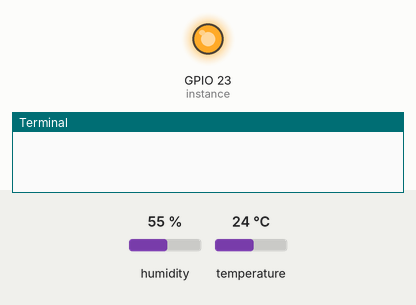
Recording of a program running on a simulated Raspberry Pi (BCM pin numbers). On the bench: output pins drawn as LEDs (lit = HIGH), the last lines printed to the terminal. Inputs (shaded band) come from the test bench; at power-on: humidity 55 %, temperature 24 °C. Library files of the repository ran but are not shown: dht11.py.

Above: at 0.01 s.
At 1.2 s:
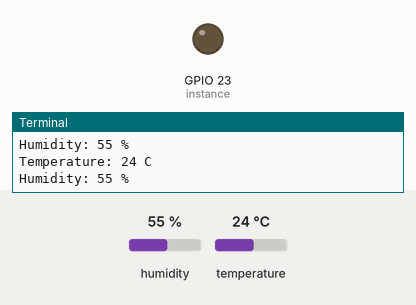
1.3 s: humidity set to 22 %
2.8 s: temperature set to 12 °C
4.3 s: humidity set to 40 %
Timing chart, 0 to 7.3 s (numbered marks = the images above; inputs shaded):
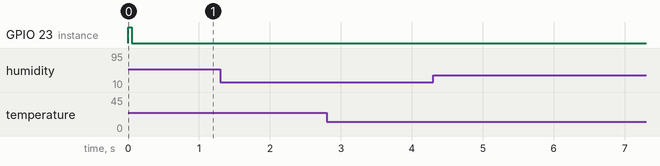

The program:

dht11Run.py
```python
import RPi.GPIO as GPIO
import dht11
import time

# initialize GPIO
GPIO.setwarnings(False)
GPIO.setmode(GPIO.BCM)
GPIO.cleanup()


instance = dht11.DHT11(pin = 23)

while( 1 ) :
	result = instance.read()

	if result.is_valid():
	   	print("Temperature: %d C" % result.temperature)
	    	print("Humidity: %d %%" % result.humidity)
	else:
		continue
		# print("Error: %d" % result.error_code)

	time.sleep(0.5)
```
